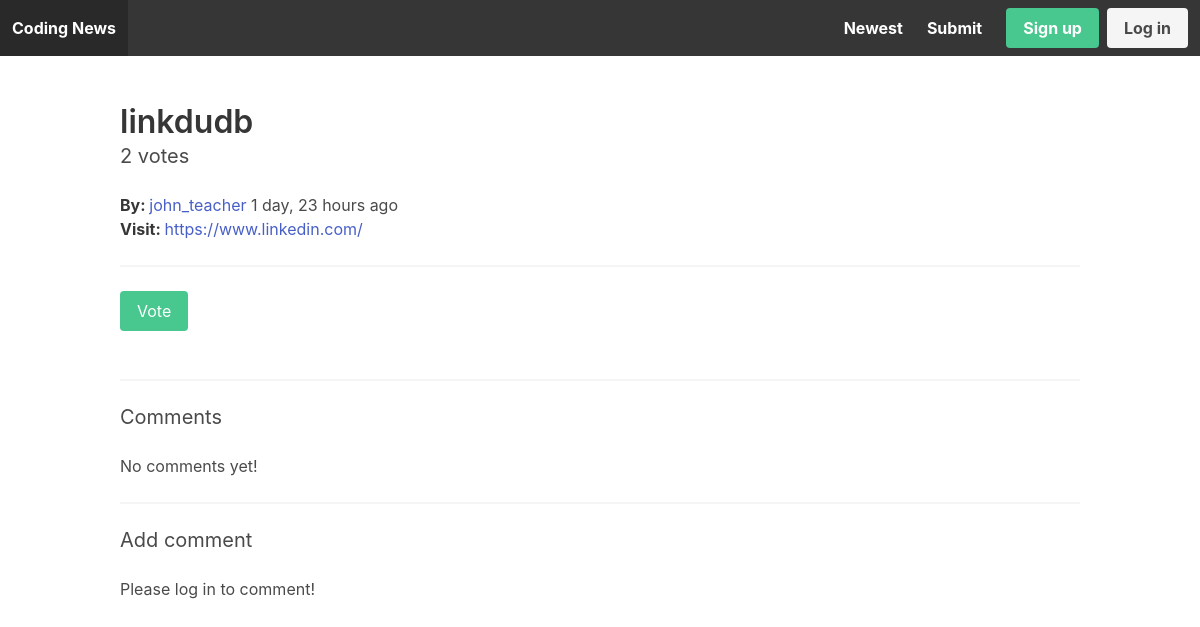
The app's page /s/6/, older data.
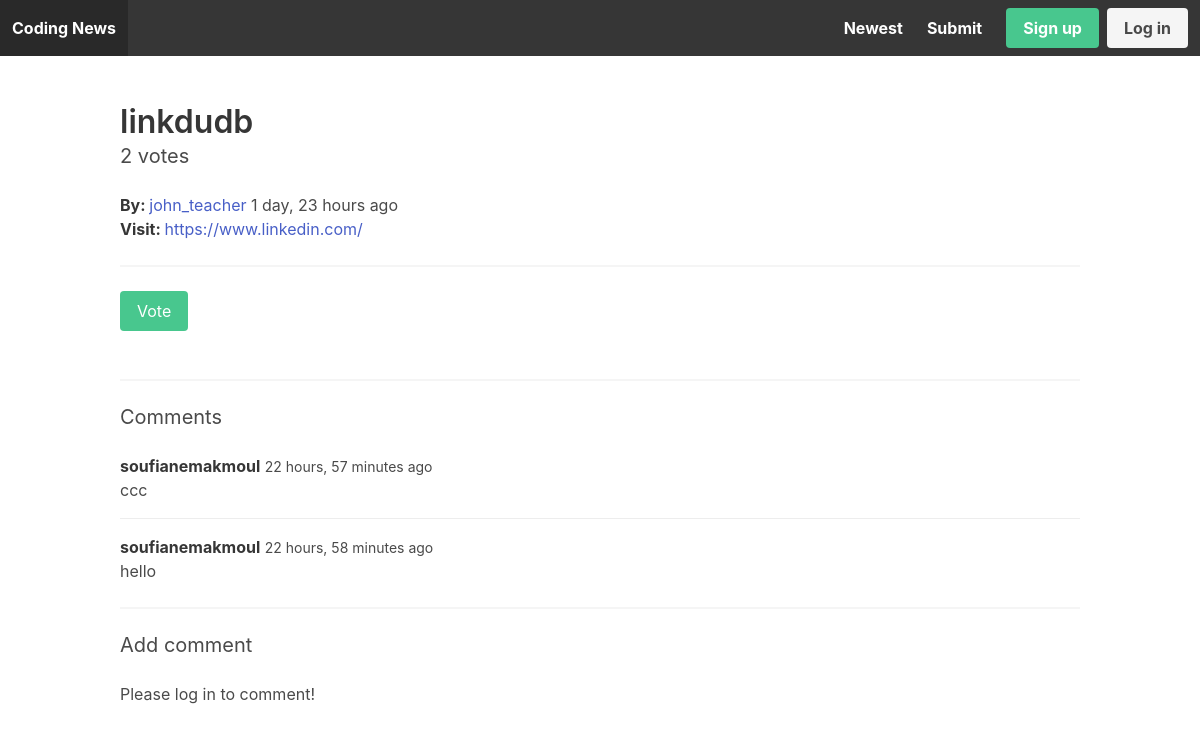
The same page, newer data.
### apps/story/models.py (models this page shows, shortened)
class Story(models.Model):
    title = models.CharField(max_length=200)
    url = models.URLField()
    number_of_votes = models.IntegerField(default=1)
    content = models.TextField()
    created_by = models.ForeignKey(User, related_name='stories', on_delete=models.CASCADE)
    created_at = models.DateTimeField(auto_now_add=True)
    updated_at = models.DateTimeField(auto_now=True)
    class Meta:
        ordering = ['-created_at']  # Order stories by creation date, newest first

class Comment(models.Model):
    story = models.ForeignKey(Story, related_name='comments', on_delete=models.CASCADE)
    body = models.TextField()
    created_by = models.ForeignKey(User, related_name='comments', on_delete=models.CASCADE)
    created_at = models.DateTimeField(auto_now_add=True)
    class Meta:
        ordering = ['-created_at']

### apps/story/views.py (the view)
# urls.py: path('s/<int:story_id>/', story, name='story'),
def story(request, story_id):
    story = get_object_or_404(Story, pk=story_id)
    if request.method == 'POST':
        form = CommentForm(request.POST)
        if form.is_valid():
            comment = form.save(commit=False)
            comment.story = story
            comment.created_by = request.user
            comment.save()
            return redirect('story', story_id=story_id)
    else:
        form = CommentForm()
    return render(request, 'story/detail.html', {'story': story, 'story': story ,'form': form})

### apps/story/templates/story/detail.html
{% extends 'core/base.html' %}
{% block content %}
    <div class="container">
        <div class="columns">
            <div class="column is-12">
                <h1 class="title">{{ story.title }}</h1>
                <h2 class="subtitle">{{ story.number_of_votes }} votes</h2>
                <strong>By: </strong><a href="{% url 'userprofile' story.created_by.username %}">{{ story.created_by.username }}</a> {{ story.created_at|timesince }} ago<br>
                <strong>Visit: </strong><a href="{{ story.url }}" target="_blank">{{ story.url }}</a>
                <hr>
                {% if not story.created_by == request.user %}<a href="{% url 'vote' story.id %}?next_page=story" class="button is-success">Vote</a>{% endif %}
            </div>
        </div>
        <div class="columns">
            <div class="column is-12">
                <hr>
                <h2 class="subtitle">Comments</h2>
                {% for comment in story.comments.all %}
                    <article class="media">
                        <div class="media-content">
                            <div class="content">
                                <p>
                                    <strong>{{ comment.created_by.username }}</strong> <small>{{ comment.created_at|timesince }} ago</small><br>
                                    {{ comment.body }}
                                </p>
                            </div>
                        </div>
                    </article>
                {% empty %}
                    <p>No comments yet!</p>
                {% endfor %}
                <hr>
                <h2 class="subtitle">Add comment</h2>
                {% if request.user.is_authenticated %}
                    <form method="post" action=".">
                        {% csrf_token %}
                        {{ form.as_p }}
                        <div class="field">
                            <div class="field">
                                <button class="button is-success">Submit</button>
                            </div>
                        </div>
                    </form>
                {% else %}
                    <p>Please log in to comment!</p>
                {% endif %}
            </div>
        </div>
    </div>
{% endblock %}

### apps/core/templates/core/base.html (shortened to what this page needs)
<!DOCTYPE html>
<html>
    <head>
        <link rel="stylesheet" href="https://cdn.jsdelivr.net/npm/bulma@0.9.0/css/bulma.min.css">
    </head>
    <body>
      <nav class="navbar is-dark">
        <div class="navbar-brand">
          <a href="/" class="navbar-item"><strong>Coding News</strong></a>
        </div>
        <div class="navbar-menu">
          <div class="navbar-end">
            <a href="{% url 'newest' %}" class="navbar-item"><strong>Newest</strong></a>
            <a href="{% url 'submit' %}" class="navbar-item"><strong>Submit</strong></a>
            <div class="navbar-item">
                <div class="buttons">
                {% if user.is_authenticated %}
                  <form method="post" action="{% url 'logout' %}">
                  {% csrf_token %}
                  <button type="submit" class="button is-danger">
                    <strong>Log out</strong>
                  </button>
                  </form>
                {% else %}
                  <a href="{% url 'signup' %}" class="button is-success">
                  <strong>Sign up</strong>
                  </a>
                  <a href="{% url 'login' %}" class="button is-light">
                  <strong>Log in</strong>
                  </a>
                {% endif %}
                </div>
            </div>
          </div>
        </div>
      </nav>
        <section class="section">
            {% block content %}
            {% endblock %}
        </section>
    </body>
</html>

Row changes from the older to the newer data that the page shows:
added Comment: created_by.username "soufianemakmoul", created_at "22 hours, 57 minutes", body "ccc"
added Comment: created_by.username "soufianemakmoul", created_at "22 hours, 58 minutes", body "hello"
Text that changed along with them:
text no longer shown: "No comments yet!"
